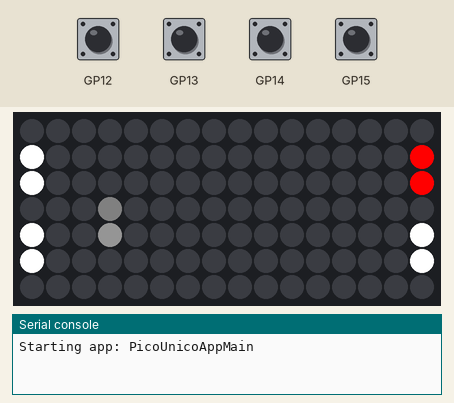
The program below on a simulated Raspberry Pi Pico running MicroPython. On the bench: 16×7 RGB LED matrix, the last lines printed to the serial console. Inputs (shaded band) come from the test bench. Dim RGB values are drawn brighter than linear.

Above: at 1.2 s.
1.3 s: button A pressed for 0.15 s
At 2.8 s:
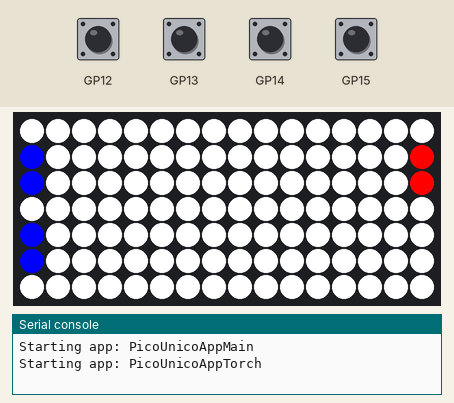
3.8 s: button B pressed for 0.15 s
5.8 s: button B pressed for 1 s
8.8 s: button A pressed for 0.15 s
10.8 s: button X pressed for 0.15 s
At 12.3 s:
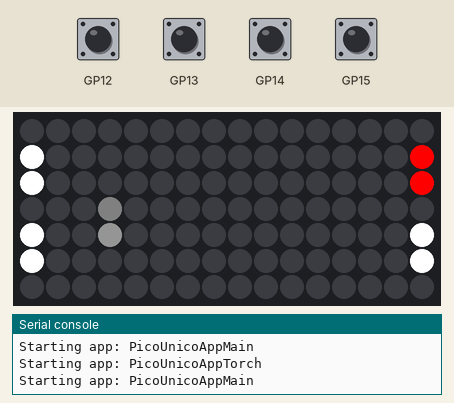
13.3 s: button X pressed for 1 s
At 15.6 s:
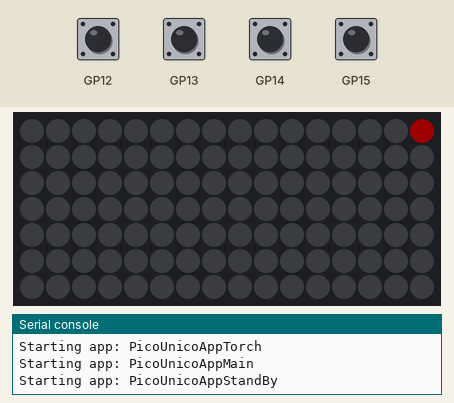
Timing chart, 0 to 16.8 s (numbered marks = the images above; inputs shaded):
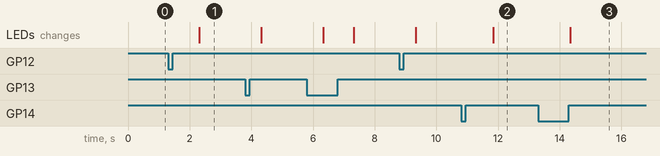

The program:

main.py
```python
import picounicorn
import time
import uasyncio

import ui

'''W = picounicorn.get_width()
H = picounicorn.get_height()
print(W, H)'''


async def switch_app(App, old_app):
    old_app.active = False
    App(is_switched_to=True)


class PicoUnicoApp(object):
    def __init__(self, is_switched_to=False):
        print('Starting app:', self.__class__.__name__)
        self.active = True
        self.screen_renderer = uasyncio.create_task(self._screen_renderer_process())
        if is_switched_to:
            time.sleep(1)
        self.button_listener = uasyncio.create_task(self._button_listener_process())

    def _draw_screen(self):
        pass

    def _draw_ui(self):
        for button in self.button_layout:
            ui.draw_button_sign(button['button'], button['colour'])

    async def _screen_renderer_process(self):
        while self.active:
            #print('SR', self.__class__.__name__)
            self._draw_screen()
            self._draw_ui()
            if self.screen_renderer_frequency == -1:
                break
            else:
                await uasyncio.sleep(self.screen_renderer_frequency)

    async def _button_listener_process(self):
        while self.active:
            #print('BL', self.__class__.__name__)
            for button in self.button_layout:
                if picounicorn.is_pressed(button['button'].btn):
                    if button['action']:
                        fn = button['action'][0]
                        params = button['action'][1]
                        if params:
                            await fn(*params)
                        else:
                            await fn()
                    else:
                        pass
            await uasyncio.sleep(self.button_listener_frequency)


class PicoUnicoAppMain(PicoUnicoApp):
    def __init__(self, is_switched_to=False):
        self.button_layout = [
            {'button': ui.BUTTON_A, 'action': (switch_app, [PicoUnicoAppTorch, self]), 'colour': 'white'},
            {'button': ui.BUTTON_B, 'action': (switch_app, [PicoUnicoAppTorch, self]), 'colour': 'white'},
            {'button': ui.BUTTON_X, 'action': (switch_app, [PicoUnicoAppStandBy, self]), 'colour': 'red'},
            {'button': ui.BUTTON_Y, 'action': (switch_app, [PicoUnicoAppTorch, self]), 'colour': 'white'},
        ]
        self.button_listener_frequency = 0.1
        self.screen_renderer_frequency = 0.1
        super().__init__(is_switched_to)

    def _draw_screen(self):
        picounicorn.clear()
        picounicorn.set_pixel_value(3, 3, 5)
        picounicorn.set_pixel_value(3, 4, 20)


class PicoUnicoAppStandBy(PicoUnicoApp):
    def __init__(self, is_switched_to=False):
        self.button_layout = [
            {'button': ui.BUTTON_X, 'action': (switch_app, [PicoUnicoAppMain, self])},
        ]
        self.button_listener_frequency = 4
        self.screen_renderer_frequency = -1
        super().__init__(is_switched_to)

    def _draw_ui(self):
        picounicorn.clear()
        picounicorn.set_pixel(15, 0, 30, 0, 0)


class PicoUnicoAppTorch(PicoUnicoApp):
    def __init__(self, is_switched_to=False):
        self.button_layout = [
            {'button': ui.BUTTON_A, 'action': (self._raise_torch_brightness, None), 'colour': 'blue'},
            {'button': ui.BUTTON_B, 'action': (self._lower_torch_brightness, None), 'colour': 'blue'},
            {'button': ui.BUTTON_X, 'action': (switch_app, [PicoUnicoAppMain, self]), 'colour': 'red'},
        ]
        self.button_listener_frequency = 0.1
        self.screen_renderer_frequency = 1
        self.torch_brightness = 255
        super().__init__(is_switched_to)

    def _draw_screen(self):
        for x in range(0, 16):
            for y in range(0, 7):
                picounicorn.set_pixel_value(x, y, self.torch_brightness)

    async def _raise_torch_brightness(self):
        self.torch_brightness += 5
        if self.torch_brightness >= 255:
            self.torch_brightness = 255

    async def _lower_torch_brightness(self):
        self.torch_brightness -= 5
        if self.torch_brightness <= 10:
            self.torch_brightness = 10


if __name__ == "__main__":
    picounicorn.init()
    picounicorn.clear()

    loop = uasyncio.get_event_loop()
    PicoUnicoAppMain()
    loop.run_forever()
```

ui.py
```python
import picounicorn

class Button(object):
    def __init__(self, btn, x, y):
        self.btn = btn
        self.x = x
        self.y = y

BUTTON_A = Button(picounicorn.BUTTON_A, 0, 1)
BUTTON_B = Button(picounicorn.BUTTON_B, 0, 4)
BUTTON_X = Button(picounicorn.BUTTON_X, 15, 1)
BUTTON_Y = Button(picounicorn.BUTTON_Y, 15, 4)

COLOURS = {
    'red': (255, 0, 0),
    'green': (0, 255, 0),
    'blue': (0, 0, 255),
    'black': (0, 0, 0),
    'white': (255, 255, 255),
}

def draw_button_sign(button, colour):
    picounicorn.set_pixel(button.x, button.y, *COLOURS[colour])
    picounicorn.set_pixel(button.x, button.y + 1, *COLOURS[colour])
```

Measured:
- after the input at 1.3 s, the LEDs: change after 1.0 s (image 1)
- after the input at 10.8 s, the LEDs: change after 1.0 s (image 2)
- after the input at 13.3 s, the LEDs: change after 1.0 s (image 3)
